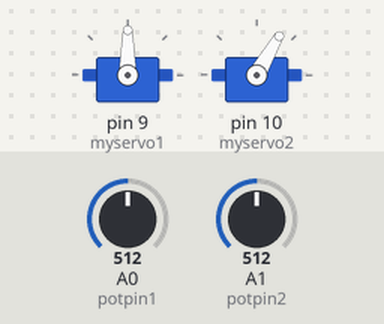
Simulated run of this sketch. Board: Arduino Uno, built with avr-gcc and run on an emulated ATmega328P. On the bench: 2 × servo. The inputs (shaded band) are chosen by the test bench; at power-on: A0 (potpin1) = 512, A1 (potpin2) = 512.

Above: at 1.2 s.
1.3 s: A0 (potpin1) set to 716
At 1.7 s:
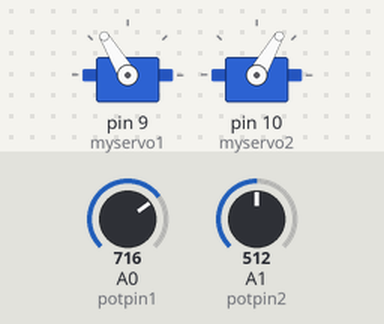
2.8 s: A1 (potpin2) set to 306
At 3.2 s:
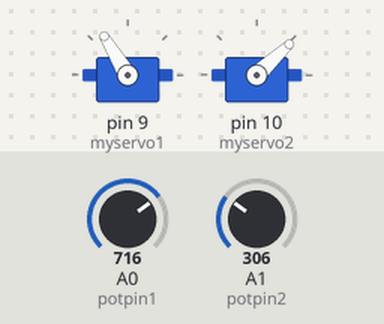
4.3 s: A0 (potpin1) set to 900
At 4.6 s:
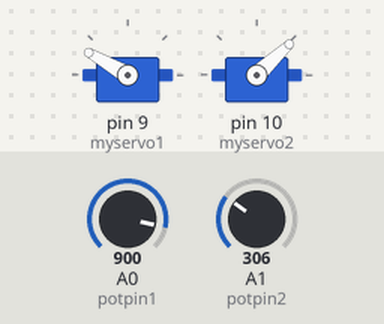
5.8 s: A1 (potpin2) set to 122
At 6.1 s:
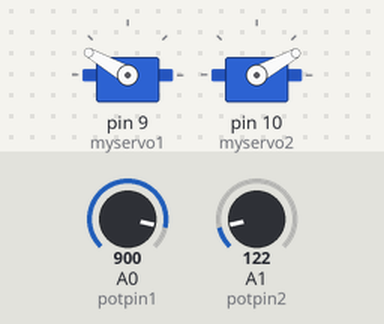
7.3 s: A0 (potpin1) set to 1023
At 7.6 s:
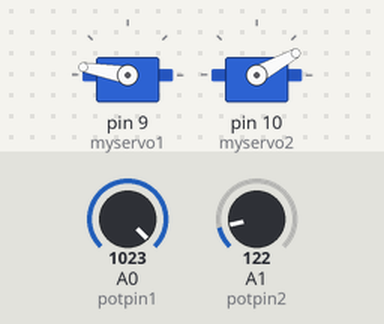
8.8 s: A1 (potpin2) set to 511
At 10.2 s:
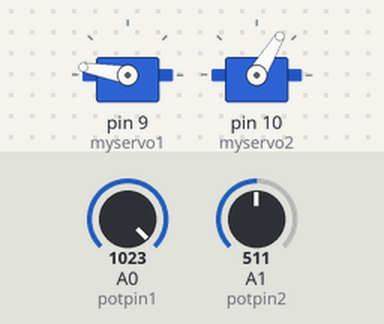
Timing chart, 0 to 11.3 s (numbered marks = the images above; inputs shaded):
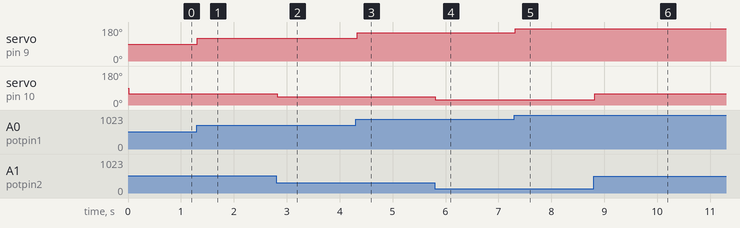

The sketch:

TwoPotHead.ino
```cpp
/*
 Controlling a servo position using a potentiometer (variable resistor)
 by Michal Rinott <http://people.interaction-ivrea.it/m.rinott>

 modified on 8 Nov 2013
 by Scott Fitzgerald
 http://www.arduino.cc/en/Tutorial/Knob
*/

#include <Servo.h>

Servo myservo1;  // create servo object to control a servo
Servo myservo2;  // create servo object to control a servo

int potpin1 = 0;  // analog pin used to connect the potentiometer
int potpin2 = 1;  // analog pin used to connect the potentiometer
int val1;    // variable to read the value from the analog pin
int val2;

void setup() {
  myservo1.attach(9);  // attaches the servo on pin 9 to the servo object
   myservo2.attach(10);  // attaches the servo on pin 9 to the servo object
}

void loop() {
  val1 = analogRead(potpin1);            // reads the value of the potentiometer (value between 0 and 1023)
  val1 = map(val1, 0, 1023, 10, 170);     // scale it to use it with the servo (value between 0 and 180)
  myservo1.write(val1);                  // sets the servo position according to the scaled value
  delay(15);                           // waits for the servo to get there
  val2 = analogRead(potpin2);            // reads the value of the potentiometer (value between 0 and 1023)
  val2 = map(val2, 0, 1023, 20, 100);     // scale it to use it with the servo (value between 0 and 180)
  myservo2.write(val2);                  // sets the servo position according to the scaled value
  delay(15);                           // waits for the servo to get there
}
```

Measured:
- after the input at 1.3 s, servo on pin 9 (myservo1): 90° → 121° at once
- after the input at 2.8 s, servo on pin 10 (myservo2): 60° → 43° at once
- after the input at 4.3 s, servo on pin 9 (myservo1): 121° → 150° at once
- after the input at 5.8 s, servo on pin 10 (myservo2): 43° → 29° at once
- after the input at 7.3 s, servo on pin 9 (myservo1): 150° → 170° at once
- after the input at 8.8 s, servo on pin 10 (myservo2): 29° → 59° at once
